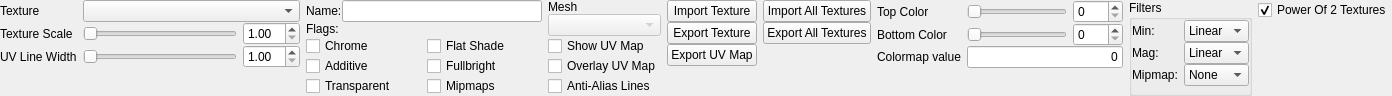
<?xml version="1.0" encoding="UTF-8"?>
<ui version="4.0">
 <class>ui::assets::studiomodel::StudioModelTexturesPanel</class>
 <widget class="QWidget" name="ui::assets::studiomodel::StudioModelTexturesPanel">
  <property name="geometry">
   <rect>
    <x>0</x>
    <y>0</y>
    <width>1334</width>
    <height>88</height>
   </rect>
  </property>
  <property name="windowTitle">
   <string>Form</string>
  </property>
  <layout class="QHBoxLayout" name="horizontalLayout_2">
   <property name="sizeConstraint">
    <enum>QLayout::SetFixedSize</enum>
   </property>
   <property name="leftMargin">
    <number>0</number>
   </property>
   <property name="topMargin">
    <number>0</number>
   </property>
   <property name="rightMargin">
    <number>0</number>
   </property>
   <property name="bottomMargin">
    <number>0</number>
   </property>
   <item>
    <widget class="QWidget" name="TexturesWidget" native="true">
     <property name="sizePolicy">
      <sizepolicy hsizetype="Fixed" vsizetype="Preferred">
       <horstretch>0</horstretch>
       <verstretch>0</verstretch>
      </sizepolicy>
     </property>
     <property name="minimumSize">
      <size>
       <width>300</width>
       <height>0</height>
      </size>
     </property>
     <property name="maximumSize">
      <size>
       <width>200</width>
       <height>16777215</height>
      </size>
     </property>
     <layout class="QGridLayout" name="gridLayout" columnminimumwidth="0,0,0,0">
      <property name="sizeConstraint">
       <enum>QLayout::SetDefaultConstraint</enum>
      </property>
      <property name="leftMargin">
       <number>0</number>
      </property>
      <property name="topMargin">
       <number>0</number>
      </property>
      <property name="rightMargin">
       <number>0</number>
      </property>
      <property name="bottomMargin">
       <number>0</number>
      </property>
      <property name="verticalSpacing">
       <number>0</number>
      </property>
      <item row="3" column="1">
       <widget class="QLabel" name="label">
        <property name="text">
         <string>Texture Scale</string>
        </property>
       </widget>
      </item>
      <item row="0" column="2" colspan="2">
       <widget class="QComboBox" name="Textures">
        <property name="sizePolicy">
         <sizepolicy hsizetype="Preferred" vsizetype="Fixed">
          <horstretch>0</horstretch>
          <verstretch>0</verstretch>
         </sizepolicy>
        </property>
        <property name="minimumSize">
         <size>
          <width>0</width>
          <height>0</height>
         </size>
        </property>
        <property name="maximumSize">
         <size>
          <width>16777215</width>
          <height>16777215</height>
         </size>
        </property>
       </widget>
      </item>
      <item row="4" column="2">
       <widget class="QSlider" name="UVLineWidthSlider">
        <property name="minimum">
         <number>1</number>
        </property>
        <property name="maximum">
         <number>20</number>
        </property>
        <property name="orientation">
         <enum>Qt::Horizontal</enum>
        </property>
       </widget>
      </item>
      <item row="4" column="3">
       <widget class="QDoubleSpinBox" name="UVLineWidthSpinner">
        <property name="minimum">
         <double>1.000000000000000</double>
        </property>
        <property name="maximum">
         <double>10.000000000000000</double>
        </property>
       </widget>
      </item>
      <item row="0" column="1">
       <widget class="QLabel" name="label_6">
        <property name="text">
         <string>Texture</string>
        </property>
       </widget>
      </item>
      <item row="4" column="1">
       <widget class="QLabel" name="label_2">
        <property name="text">
         <string>UV Line Width</string>
        </property>
       </widget>
      </item>
      <item row="3" column="3">
       <widget class="QDoubleSpinBox" name="ScaleTextureViewSpinner">
        <property name="minimum">
         <double>1.000000000000000</double>
        </property>
        <property name="maximum">
         <double>20.000000000000000</double>
        </property>
       </widget>
      </item>
      <item row="3" column="2">
       <widget class="QSlider" name="ScaleTextureViewSlider">
        <property name="sizePolicy">
         <sizepolicy hsizetype="Preferred" vsizetype="Fixed">
          <horstretch>0</horstretch>
          <verstretch>0</verstretch>
         </sizepolicy>
        </property>
        <property name="minimumSize">
         <size>
          <width>0</width>
          <height>0</height>
         </size>
        </property>
        <property name="maximumSize">
         <size>
          <width>16777215</width>
          <height>16777215</height>
         </size>
        </property>
        <property name="minimum">
         <number>1</number>
        </property>
        <property name="maximum">
         <number>20</number>
        </property>
        <property name="orientation">
         <enum>Qt::Horizontal</enum>
        </property>
       </widget>
      </item>
      <item row="5" column="1" colspan="3">
       <spacer name="verticalSpacer">
        <property name="orientation">
         <enum>Qt::Vertical</enum>
        </property>
        <property name="sizeHint" stdset="0">
         <size>
          <width>20</width>
          <height>0</height>
         </size>
        </property>
       </spacer>
      </item>
     </layout>
    </widget>
   </item>
   <item>
    <layout class="QGridLayout" name="gridLayout_3">
     <property name="verticalSpacing">
      <number>0</number>
     </property>
     <item row="3" column="1">
      <widget class="QCheckBox" name="Fullbright">
       <property name="text">
        <string>Fullbright</string>
       </property>
      </widget>
     </item>
     <item row="2" column="1">
      <widget class="QCheckBox" name="FlatShade">
       <property name="text">
        <string>Flat Shade</string>
       </property>
      </widget>
     </item>
     <item row="2" column="0">
      <widget class="QCheckBox" name="Chrome">
       <property name="text">
        <string>Chrome</string>
       </property>
      </widget>
     </item>
     <item row="3" column="0">
      <widget class="QCheckBox" name="Additive">
       <property name="text">
        <string>Additive</string>
       </property>
      </widget>
     </item>
     <item row="4" column="0">
      <widget class="QCheckBox" name="Transparent">
       <property name="text">
        <string>Transparent</string>
       </property>
      </widget>
     </item>
     <item row="0" column="0" colspan="2">
      <layout class="QHBoxLayout" name="horizontalLayout">
       <property name="topMargin">
        <number>0</number>
       </property>
       <item>
        <widget class="QLabel" name="label_9">
         <property name="text">
          <string>Name:</string>
         </property>
        </widget>
       </item>
       <item>
        <widget class="QLineEdit" name="TextureName">
         <property name="sizePolicy">
          <sizepolicy hsizetype="Fixed" vsizetype="Fixed">
           <horstretch>0</horstretch>
           <verstretch>0</verstretch>
          </sizepolicy>
         </property>
         <property name="minimumSize">
          <size>
           <width>200</width>
           <height>0</height>
          </size>
         </property>
         <property name="maximumSize">
          <size>
           <width>200</width>
           <height>16777215</height>
          </size>
         </property>
        </widget>
       </item>
      </layout>
     </item>
     <item row="1" column="0" colspan="2">
      <widget class="QLabel" name="label_8">
       <property name="text">
        <string>Flags:</string>
       </property>
      </widget>
     </item>
     <item row="4" column="1">
      <widget class="QCheckBox" name="Mipmaps">
       <property name="text">
        <string>Mipmaps</string>
       </property>
      </widget>
     </item>
     <item row="7" column="0" colspan="2">
      <spacer name="verticalSpacer_2">
       <property name="orientation">
        <enum>Qt::Vertical</enum>
       </property>
       <property name="sizeHint" stdset="0">
        <size>
         <width>20</width>
         <height>0</height>
        </size>
       </property>
      </spacer>
     </item>
    </layout>
   </item>
   <item>
    <layout class="QVBoxLayout" name="verticalLayout">
     <property name="spacing">
      <number>0</number>
     </property>
     <property name="leftMargin">
      <number>0</number>
     </property>
     <item>
      <widget class="QLabel" name="label_7">
       <property name="text">
        <string>Mesh</string>
       </property>
      </widget>
     </item>
     <item>
      <widget class="QComboBox" name="Meshes">
       <property name="enabled">
        <bool>false</bool>
       </property>
       <property name="sizePolicy">
        <sizepolicy hsizetype="Preferred" vsizetype="Fixed">
         <horstretch>0</horstretch>
         <verstretch>0</verstretch>
        </sizepolicy>
       </property>
       <property name="minimumSize">
        <size>
         <width>100</width>
         <height>0</height>
        </size>
       </property>
       <property name="maximumSize">
        <size>
         <width>16777215</width>
         <height>16777215</height>
        </size>
       </property>
      </widget>
     </item>
     <item>
      <widget class="QCheckBox" name="ShowUVMap">
       <property name="text">
        <string>Show UV Map</string>
       </property>
      </widget>
     </item>
     <item>
      <widget class="QCheckBox" name="OverlayUVMap">
       <property name="text">
        <string>Overlay UV Map</string>
       </property>
      </widget>
     </item>
     <item>
      <widget class="QCheckBox" name="AntiAliasLines">
       <property name="text">
        <string>Anti-Alias Lines</string>
       </property>
      </widget>
     </item>
     <item>
      <spacer name="verticalSpacer_3">
       <property name="orientation">
        <enum>Qt::Vertical</enum>
       </property>
       <property name="sizeHint" stdset="0">
        <size>
         <width>20</width>
         <height>0</height>
        </size>
       </property>
      </spacer>
     </item>
    </layout>
   </item>
   <item>
    <layout class="QGridLayout" name="gridLayout_4">
     <property name="verticalSpacing">
      <number>0</number>
     </property>
     <item row="2" column="1">
      <widget class="QPushButton" name="ExportUVMap">
       <property name="text">
        <string>Export UV Map</string>
       </property>
      </widget>
     </item>
     <item row="1" column="1">
      <widget class="QPushButton" name="ExportTexture">
       <property name="text">
        <string>Export Texture</string>
       </property>
      </widget>
     </item>
     <item row="0" column="1">
      <widget class="QPushButton" name="ImportTexture">
       <property name="text">
        <string>Import Texture</string>
       </property>
      </widget>
     </item>
     <item row="1" column="2">
      <widget class="QPushButton" name="ExportAllTextures">
       <property name="text">
        <string>Export All Textures</string>
       </property>
      </widget>
     </item>
     <item row="0" column="2">
      <widget class="QPushButton" name="ImportAllTextures">
       <property name="text">
        <string>Import All Textures</string>
       </property>
      </widget>
     </item>
     <item row="3" column="1" colspan="2">
      <spacer name="verticalSpacer_6">
       <property name="orientation">
        <enum>Qt::Vertical</enum>
       </property>
       <property name="sizeHint" stdset="0">
        <size>
         <width>20</width>
         <height>0</height>
        </size>
       </property>
      </spacer>
     </item>
    </layout>
   </item>
   <item>
    <layout class="QGridLayout" name="gridLayout_5">
     <property name="verticalSpacing">
      <number>0</number>
     </property>
     <item row="2" column="1" colspan="2">
      <widget class="QLineEdit" name="ColormapValue">
       <property name="text">
        <string>0</string>
       </property>
       <property name="alignment">
        <set>Qt::AlignRight|Qt::AlignTrailing|Qt::AlignVCenter</set>
       </property>
       <property name="readOnly">
        <bool>true</bool>
       </property>
      </widget>
     </item>
     <item row="0" column="0">
      <widget class="QLabel" name="label_3">
       <property name="text">
        <string>Top Color</string>
       </property>
      </widget>
     </item>
     <item row="1" column="1">
      <widget class="QSlider" name="BottomColorSlider">
       <property name="sizePolicy">
        <sizepolicy hsizetype="Fixed" vsizetype="Fixed">
         <horstretch>0</horstretch>
         <verstretch>0</verstretch>
        </sizepolicy>
       </property>
       <property name="minimumSize">
        <size>
         <width>100</width>
         <height>0</height>
        </size>
       </property>
       <property name="maximumSize">
        <size>
         <width>100</width>
         <height>16777215</height>
        </size>
       </property>
       <property name="maximum">
        <number>255</number>
       </property>
       <property name="orientation">
        <enum>Qt::Horizontal</enum>
       </property>
      </widget>
     </item>
     <item row="0" column="1">
      <widget class="QSlider" name="TopColorSlider">
       <property name="sizePolicy">
        <sizepolicy hsizetype="Fixed" vsizetype="Fixed">
         <horstretch>0</horstretch>
         <verstretch>0</verstretch>
        </sizepolicy>
       </property>
       <property name="minimumSize">
        <size>
         <width>100</width>
         <height>0</height>
        </size>
       </property>
       <property name="maximumSize">
        <size>
         <width>100</width>
         <height>16777215</height>
        </size>
       </property>
       <property name="maximum">
        <number>255</number>
       </property>
       <property name="orientation">
        <enum>Qt::Horizontal</enum>
       </property>
      </widget>
     </item>
     <item row="2" column="0">
      <widget class="QLabel" name="label_5">
       <property name="text">
        <string>Colormap value</string>
       </property>
      </widget>
     </item>
     <item row="1" column="0">
      <widget class="QLabel" name="label_4">
       <property name="text">
        <string>Bottom Color</string>
       </property>
      </widget>
     </item>
     <item row="0" column="2">
      <widget class="QSpinBox" name="TopColorSpinner">
       <property name="sizePolicy">
        <sizepolicy hsizetype="Fixed" vsizetype="Fixed">
         <horstretch>0</horstretch>
         <verstretch>0</verstretch>
        </sizepolicy>
       </property>
       <property name="minimumSize">
        <size>
         <width>50</width>
         <height>0</height>
        </size>
       </property>
       <property name="maximumSize">
        <size>
         <width>50</width>
         <height>16777215</height>
        </size>
       </property>
       <property name="maximum">
        <number>255</number>
       </property>
      </widget>
     </item>
     <item row="1" column="2">
      <widget class="QSpinBox" name="BottomColorSpinner">
       <property name="sizePolicy">
        <sizepolicy hsizetype="Fixed" vsizetype="Fixed">
         <horstretch>0</horstretch>
         <verstretch>0</verstretch>
        </sizepolicy>
       </property>
       <property name="minimumSize">
        <size>
         <width>50</width>
         <height>0</height>
        </size>
       </property>
       <property name="maximumSize">
        <size>
         <width>50</width>
         <height>16777215</height>
        </size>
       </property>
       <property name="maximum">
        <number>255</number>
       </property>
      </widget>
     </item>
     <item row="3" column="0" colspan="3">
      <spacer name="verticalSpacer_7">
       <property name="orientation">
        <enum>Qt::Vertical</enum>
       </property>
       <property name="sizeHint" stdset="0">
        <size>
         <width>20</width>
         <height>0</height>
        </size>
       </property>
      </spacer>
     </item>
    </layout>
   </item>
   <item>
    <widget class="QGroupBox" name="groupBox">
     <property name="title">
      <string>Filters</string>
     </property>
     <layout class="QGridLayout" name="gridLayout_7">
      <property name="leftMargin">
       <number>0</number>
      </property>
      <property name="topMargin">
       <number>0</number>
      </property>
      <property name="rightMargin">
       <number>0</number>
      </property>
      <property name="bottomMargin">
       <number>0</number>
      </property>
      <property name="verticalSpacing">
       <number>0</number>
      </property>
      <item row="0" column="0">
       <widget class="QLabel" name="label_10">
        <property name="sizePolicy">
         <sizepolicy hsizetype="Fixed" vsizetype="Preferred">
          <horstretch>0</horstretch>
          <verstretch>0</verstretch>
         </sizepolicy>
        </property>
        <property name="text">
         <string>Min:</string>
        </property>
       </widget>
      </item>
      <item row="2" column="0">
       <widget class="QLabel" name="label_12">
        <property name="sizePolicy">
         <sizepolicy hsizetype="Fixed" vsizetype="Preferred">
          <horstretch>0</horstretch>
          <verstretch>0</verstretch>
         </sizepolicy>
        </property>
        <property name="text">
         <string>Mipmap:</string>
        </property>
       </widget>
      </item>
      <item row="1" column="0">
       <widget class="QLabel" name="label_11">
        <property name="sizePolicy">
         <sizepolicy hsizetype="Fixed" vsizetype="Preferred">
          <horstretch>0</horstretch>
          <verstretch>0</verstretch>
         </sizepolicy>
        </property>
        <property name="text">
         <string>Mag:</string>
        </property>
       </widget>
      </item>
      <item row="0" column="1">
       <widget class="QComboBox" name="MinFilter">
        <property name="currentIndex">
         <number>1</number>
        </property>
        <item>
         <property name="text">
          <string>Point</string>
         </property>
        </item>
        <item>
         <property name="text">
          <string>Linear</string>
         </property>
        </item>
       </widget>
      </item>
      <item row="1" column="1">
       <widget class="QComboBox" name="MagFilter">
        <property name="currentIndex">
         <number>1</number>
        </property>
        <item>
         <property name="text">
          <string>Point</string>
         </property>
        </item>
        <item>
         <property name="text">
          <string>Linear</string>
         </property>
        </item>
       </widget>
      </item>
      <item row="2" column="1">
       <widget class="QComboBox" name="MipmapFilter">
        <item>
         <property name="text">
          <string>None</string>
         </property>
        </item>
        <item>
         <property name="text">
          <string>Point</string>
         </property>
        </item>
        <item>
         <property name="text">
          <string>Linear</string>
         </property>
        </item>
       </widget>
      </item>
      <item row="3" column="0" colspan="2">
       <spacer name="verticalSpacer_5">
        <property name="orientation">
         <enum>Qt::Vertical</enum>
        </property>
        <property name="sizeHint" stdset="0">
         <size>
          <width>20</width>
          <height>0</height>
         </size>
        </property>
       </spacer>
      </item>
     </layout>
    </widget>
   </item>
   <item>
    <layout class="QGridLayout" name="gridLayout_6">
     <property name="rightMargin">
      <number>0</number>
     </property>
     <property name="verticalSpacing">
      <number>0</number>
     </property>
     <item row="0" column="0">
      <widget class="QCheckBox" name="PowerOf2Textures">
       <property name="text">
        <string>Power Of 2 Textures</string>
       </property>
       <property name="checked">
        <bool>true</bool>
       </property>
      </widget>
     </item>
     <item row="1" column="0">
      <spacer name="verticalSpacer_4">
       <property name="orientation">
        <enum>Qt::Vertical</enum>
       </property>
       <property name="sizeHint" stdset="0">
        <size>
         <width>20</width>
         <height>0</height>
        </size>
       </property>
      </spacer>
     </item>
    </layout>
   </item>
  </layout>
 </widget>
 <resources/>
 <connections/>
</ui>
